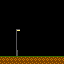

A 2D game scene composited from a Tiled map and its tileset images. What follows is a short description and the map's XML, with every tile layer's data as written:
An orthogonal 16x16 tile map with 4x4 px tiles, 2 tile layers (background, foreground).

<map version="1.0" orientation="orthogonal" renderorder="left-down" width="16" height="16" tilewidth="4" tileheight="4" nextobjectid="7">
 <tileset firstgid="1" name="experiment-tiles" tilewidth="4" tileheight="4" tilecount="13" columns="4">
  <image source="outdoor-tiles.png" width="16" height="12" />
  <tile id="0">
   <properties>
    <property name="solid" type="bool" value="true" />
   </properties>
  </tile>
  <tile id="14">
   <properties>
    <property name="solid" type="bool" value="true" />
   </properties>
  </tile>
 </tileset>
 <layer name="background" width="16" height="16">
  <data encoding="csv">
0,0,0,0,0,0,0,0,0,0,0,0,0,0,0,0,
0,0,0,0,0,0,0,0,0,0,0,0,0,0,0,0,
0,0,0,0,0,0,0,0,0,0,0,0,0,0,0,0,
0,0,0,0,0,0,0,0,0,0,0,0,0,0,0,0,
0,0,0,0,0,0,0,0,0,0,0,0,0,0,0,0,
0,0,0,0,0,0,0,0,0,0,0,0,0,0,0,0,
0,0,0,0,0,0,0,0,0,0,0,0,0,0,0,0,
0,0,0,0,11,0,0,0,0,0,0,0,0,0,0,0,
0,0,0,0,10,0,0,0,0,0,0,0,0,0,0,0,
0,0,0,0,10,0,0,0,0,0,0,0,0,0,0,0,
0,0,0,0,10,0,0,0,0,0,0,0,0,0,0,0,
0,0,0,0,10,0,0,0,0,0,0,0,0,0,0,0,
0,0,0,0,4,0,0,0,0,0,0,0,0,0,0,0,
0,0,0,0,12,0,0,0,0,0,0,0,0,0,0,0,
0,0,0,0,0,0,0,0,0,0,0,0,0,0,0,0,
1,1,1,1,1,1,1,1,1,1,1,1,1,1,1,1
</data>
 </layer>
 <layer name="foreground" width="16" height="16">
  <properties>
   <property name="solid" type="bool" value="true" />
  </properties>
  <data encoding="csv">
0,0,0,0,0,0,0,0,0,0,0,0,0,0,0,0,
0,0,0,0,0,0,0,0,0,0,0,0,0,0,0,0,
0,0,0,0,0,0,0,0,0,0,0,0,0,0,0,0,
0,0,0,0,0,0,0,0,0,0,0,0,0,0,0,0,
0,0,0,0,0,0,0,0,0,0,0,0,0,0,0,0,
0,0,0,0,0,0,0,0,0,0,0,0,0,0,0,0,
0,0,0,0,0,0,0,0,0,0,0,0,0,0,0,0,
0,0,0,0,0,0,0,0,0,0,0,0,0,0,0,0,
0,0,0,0,0,0,0,0,0,0,0,0,0,0,0,0,
0,0,0,0,0,0,0,0,0,0,0,0,0,0,0,0,
0,0,0,0,0,0,0,0,0,0,0,0,0,0,0,0,
0,0,0,0,0,0,0,0,0,0,0,0,0,0,0,0,
0,0,0,0,0,0,0,0,0,0,0,0,0,0,0,0,
0,0,0,0,0,0,0,0,0,0,0,0,0,0,0,0,
2,2,2,2,2,2,2,2,2,2,2,2,2,2,2,2,
0,0,0,0,0,0,0,0,0,0,0,0,0,0,0,0
</data>
 </layer>
</map>
